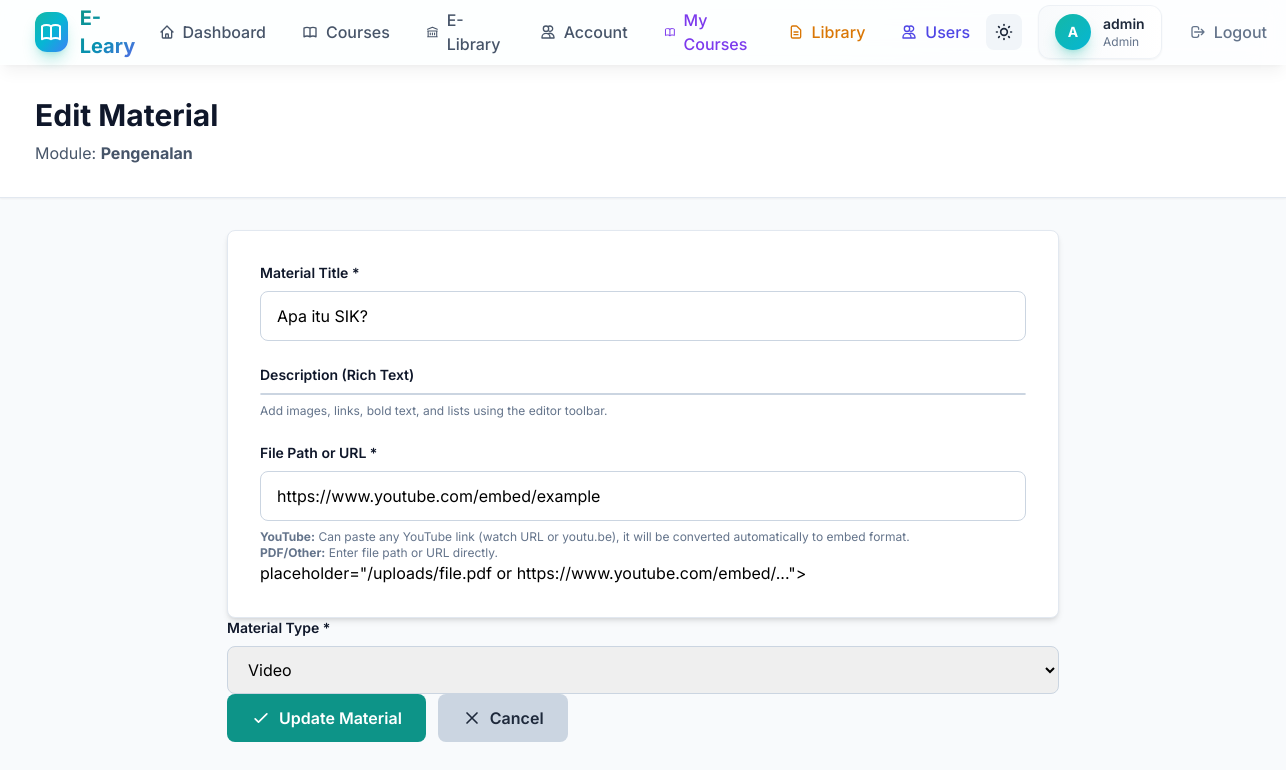
/admin/materials/1/edit (signed in), run on the app's committed database.
### models.py (models this page shows, shortened)
class User(UserMixin, db.Model):
    id = db.Column(db.Integer, primary_key=True)
    username = db.Column(db.String(120), unique=True, nullable=False, index=True)
    email = db.Column(db.String(120), unique=True, nullable=False, index=True)
    password_hash = db.Column(db.String(255), nullable=False)
    role = db.Column(db.String(20), default='user', nullable=False)  # 'admin', 'pemateri', or 'user'
    pending_role = db.Column(db.String(20), nullable=True)  # Requested role pending admin approval
    division = db.Column(db.String(100), nullable=True)  # e.g., Medical, IT, Admin, Mahasiswa/Koas
    profile_image = db.Column(db.String(255), nullable=True)  # Relative path under /uploads
    bio = db.Column(db.Text, nullable=True)
    created_at = db.Column(db.DateTime, default=datetime.utcnow)
    uploaded_books = db.relationship('LibraryBook', backref='uploader', lazy='dynamic', foreign_keys='LibraryBook.uploader_id')
    attendance_logs = db.relationship('AttendanceLog', backref='user', lazy='dynamic')
    enrollments = db.relationship('CourseEnrollment', backref='user', lazy='dynamic')
    instructed_courses = db.relationship('Course', backref='instructor_user', lazy='dynamic', foreign_keys='Course.instructor_id')
    def is_admin(self):
        return self.role == 'admin'
    def can_manage_courses(self):
        return self.role in ['admin', 'pemateri']

class CourseModule(db.Model):
    id = db.Column(db.Integer, primary_key=True)
    course_id = db.Column(db.Integer, db.ForeignKey('course.id'), nullable=False, index=True)
    title = db.Column(db.String(255), nullable=False)
    description = db.Column(db.Text, nullable=True)
    order_index = db.Column(db.Integer, default=0, nullable=False)
    created_at = db.Column(db.DateTime, default=datetime.utcnow)
    materials = db.relationship('CourseMaterial', backref='module', lazy='dynamic', cascade='all, delete-orphan')

class CourseMaterial(db.Model):
    id = db.Column(db.Integer, primary_key=True)
    module_id = db.Column(db.Integer, db.ForeignKey('course_module.id'), nullable=False, index=True)
    title = db.Column(db.String(255), nullable=False)
    description = db.Column(db.Text, nullable=True)
    file_path = db.Column(db.String(255), nullable=True)  # Path to uploaded file or external URL
    type = db.Column(db.String(50), default='pdf', nullable=False)  # 'pdf', 'video', 'assignment'
    created_at = db.Column(db.DateTime, default=datetime.utcnow)

### app/routes/admin.py (the view, shortened to what this page needs)
    @app.route('/admin/materials/<int:material_id>/edit', methods=['GET', 'POST'])
    @login_required
    @pemateri_required
    def edit_material(material_id):
        material = CourseMaterial.query.get_or_404(material_id)
        module = material.module
        course = module.course
        if not current_user.is_admin() and course.instructor_id != current_user.id:
            flash('You do not have permission to manage this course.', 'danger')
            return redirect(url_for('admin_courses'))
        return render_template('admin_edit_material.html', material=material, module=module, course=course)

### app/utils.py (called while the page is built)
def pemateri_required(f):
    @wraps(f)
    def decorated_function(*args, **kwargs):
        if not current_user.is_authenticated or not current_user.can_manage_courses():
            flash('Instructor or Admin access required.', 'danger')
            return redirect(url_for('index'))
        return f(*args, **kwargs)
    return decorated_function

### templates/admin_edit_material.html (shortened to what this page needs)
{% extends 'base.html' %}
{% block head %}
<link href="https://cdn.jsdelivr.net/npm/quill@1.3.7/dist/quill.snow.css" rel="stylesheet">
{% endblock %}
{% block content %}
<div class="min-h-screen bg-slate-50">
    <div class="bg-white border-b border-slate-200 shadow-sm">
        <div class="max-w-7xl mx-auto px-4 py-8 sm:px-6 lg:px-8">
            <h1 class="text-3xl font-bold text-slate-900">Edit Material</h1>
            <p class="mt-2 text-slate-600">Module: <strong>{{ module.title }}</strong></p>
        </div>
    </div>
    <div class="max-w-4xl mx-auto px-4 py-8 sm:px-6 lg:px-8">
        <div class="bg-white rounded-lg shadow-md p-8 border border-slate-200">
            <form method="POST" class="space-y-6">
                <div>
                    <label for="title" class="block text-sm font-semibold text-slate-900 mb-2">Material Title *</label>
                    <input type="text" id="title" name="title" required
                           value="{{ material.title }}"
                           class="w-full px-4 py-3 border border-slate-300 rounded-lg focus:outline-none focus:border-teal-600 focus:ring-2 focus:ring-teal-100"
                           placeholder="e.g., Apa itu SIK?">
                </div>
                <div>
                    <label for="description" class="block text-sm font-semibold text-slate-900 mb-2">Description (Rich Text)</label>
                    <div id="material-description-editor" class="bg-white rounded-lg border border-slate-300"></div>
                    <p class="text-xs text-slate-500 mt-2">Add images, links, bold text, and lists using the editor toolbar.</p>
                </div>
                <div>
                    <label for="file_path" class="block text-sm font-semibold text-slate-900 mb-2">File Path or URL *</label>
                    <input type="text" id="file_path" name="file_path" required
                           value="{{ material.file_path }}"
                           class="w-full px-4 py-3 border border-slate-300 rounded-lg focus:outline-none focus:border-teal-600 focus:ring-2 focus:ring-teal-100"
                           placeholder="/uploads/file.pdf or https://www.youtube.com/watch?v=...">
                    <p class="text-xs text-slate-500 mt-2">
                        <strong>YouTube:</strong> Can paste any YouTube link (watch URL or youtu.be), it will be converted automatically to embed format.
                        <br><strong>PDF/Other:</strong> Enter file path or URL directly.
                    </p>
                </div>
                           placeholder="/uploads/file.pdf or https://www.youtube.com/embed/...">
                </div>
                <div>
                    <label for="type" class="block text-sm font-semibold text-slate-900 mb-2">Material Type *</label>
                    <select id="type" name="type" required class="w-full px-4 py-3 border border-slate-300 rounded-lg focus:outline-none focus:border-teal-600 focus:ring-2 focus:ring-teal-100">
                        <option value="video" {% if material.type == 'video' %}selected{% endif %}>Video</option>
                    </select>
                </div>
                <div class="flex items-center gap-3">
                    <button type="submit" class="bg-teal-600 hover:bg-teal-700 text-white font-semibold py-3 px-6 rounded-lg transition-colors flex items-center gap-2">
                        <svg class="w-5 h-5" fill="none" stroke="currentColor" viewBox="0 0 24 24">
                            <path stroke-linecap="round" stroke-linejoin="round" stroke-width="2" d="M5 13l4 4L19 7"/>
                        </svg>
                        Update Material
                    </button>
                    <a href="{{ url_for('manage_materials', module_id=module.id) }}"
                       class="bg-slate-300 hover:bg-slate-400 text-slate-800 font-semibold py-3 px-6 rounded-lg transition-colors flex items-center gap-2">
                        <svg class="w-5 h-5" fill="none" stroke="currentColor" viewBox="0 0 24 24">
                            <path stroke-linecap="round" stroke-linejoin="round" stroke-width="2" d="M6 18L18 6M6 6l12 12"/>
                        </svg>
                        Cancel
                    </a>
                </div>
        </div>
    </div>
{% endblock %}

### templates/base.html (shortened to what this page needs)
<!DOCTYPE html>
<html lang="en" id="html-root">
<head>
    <script src="https://cdn.tailwindcss.com"></script>
    {% block head %}{% endblock %}
</head>
<body class="bg-gradient-mesh min-h-screen dark:bg-slate-900 dark:text-slate-100">
    <nav class="glass dark:glass-dark border-b border-white/20 dark:border-slate-700 sticky top-0 z-40 shadow-lg shadow-black/5">
        <div class="max-w-7xl mx-auto px-4 sm:px-6 lg:px-8">
            <div class="flex justify-between items-center h-16">
                <div class="flex items-center gap-3">
                    <div class="w-10 h-10 bg-gradient-to-br from-teal-500 via-cyan-500 to-blue-500 rounded-xl flex items-center justify-center shadow-lg shadow-teal-500/30 animate-pulse-slow">
                    </div>
                    <span class="text-xl font-bold gradient-text">E-Leary</span>
                </div>
                {% if current_user.is_authenticated %}
                    <div class="hidden md:flex items-center gap-1">
                        <a href="{{ url_for('index') }}" class="px-4 py-2 rounded-lg text-slate-600 dark:text-slate-300 hover:text-teal-600 dark:hover:text-teal-400 hover:bg-teal-50 dark:hover:bg-slate-700 font-medium transition-all duration-200">
                            <span class="flex items-center gap-2">
                                <svg class="w-4 h-4" fill="none" stroke="currentColor" viewBox="0 0 24 24"><path stroke-linecap="round" stroke-linejoin="round" stroke-width="2" d="M3 12l2-2m0 0l7-7 7 7M5 10v10a1 1 0 001 1h3m10-11l2 2m-2-2v10a1 1 0 01-1 1h-3m-6 0a1 1 0 001-1v-4a1 1 0 011-1h2a1 1 0 011 1v4a1 1 0 001 1m-6 0h6"/></svg>
                                Dashboard
                            </span>
                        </a>
                        <a href="{{ url_for('courses') }}" class="px-4 py-2 rounded-lg text-slate-600 dark:text-slate-300 hover:text-teal-600 dark:hover:text-teal-400 hover:bg-teal-50 dark:hover:bg-slate-700 font-medium transition-all duration-200">
                            <span class="flex items-center gap-2">
                                Courses
                            </span>
                        </a>
                        <a href="{{ url_for('library') }}" class="px-4 py-2 rounded-lg text-slate-600 dark:text-slate-300 hover:text-teal-600 dark:hover:text-teal-400 hover:bg-teal-50 dark:hover:bg-slate-700 font-medium transition-all duration-200">
                            <span class="flex items-center gap-2">
                                <svg class="w-4 h-4" fill="none" stroke="currentColor" viewBox="0 0 24 24"><path stroke-linecap="round" stroke-linejoin="round" stroke-width="2" d="M8 14v3m4-3v3m4-3v3M3 21h18M3 10h18M3 7l9-4 9 4M4 10h16v11H4V10z"/></svg>
                                E-Library
                            </span>
                        </a>
                        <a href="{{ url_for('account_settings') }}" class="px-4 py-2 rounded-lg text-slate-600 dark:text-slate-300 hover:text-teal-600 dark:hover:text-teal-400 hover:bg-teal-50 dark:hover:bg-slate-700 font-medium transition-all duration-200">
                            <span class="flex items-center gap-2">
                                <svg class="w-4 h-4" fill="none" stroke="currentColor" viewBox="0 0 24 24"><path stroke-linecap="round" stroke-linejoin="round" stroke-width="2" d="M12 4.354a4 4 0 110 5.292M15 21H3v-1a6 6 0 0112 0v1zm0 0h6v-1a6 6 0 00-9-5.197M13 7a4 4 0 11-8 0 4 4 0 018 0z"/></svg>
                                Account
                            </span>
                        </a>
                        {% if current_user.can_manage_courses() %}
                            <a href="{{ url_for('admin_courses') }}" class="px-4 py-2 rounded-lg text-violet-600 dark:text-violet-400 hover:text-violet-700 dark:hover:text-violet-300 hover:bg-violet-50 dark:hover:bg-slate-700 font-medium transition-all duration-200">
                                <span class="flex items-center gap-2">
                                    My Courses
                                </span>
                            </a>
                        {% endif %}
                        {% if current_user.is_admin() %}
                            <a href="{{ url_for('admin_approvals') }}" class="px-4 py-2 rounded-lg text-amber-600 dark:text-amber-400 hover:text-amber-700 dark:hover:text-amber-300 hover:bg-amber-50 dark:hover:bg-slate-700 font-medium transition-all duration-200">
                                <span class="flex items-center gap-2">
                                    <svg class="w-4 h-4" fill="none" stroke="currentColor" viewBox="0 0 24 24"><path stroke-linecap="round" stroke-linejoin="round" stroke-width="2" d="M9 12h6m-6 4h6m2 5H7a2 2 0 01-2-2V5a2 2 0 012-2h5.586a1 1 0 01.707.293l5.414 5.414a1 1 0 01.293.707V19a2 2 0 01-2 2z"/></svg>
                                    Library
                                </span>
                            </a>
                            <a href="{{ url_for('admin_users') }}" class="px-4 py-2 rounded-lg text-indigo-600 dark:text-indigo-400 hover:text-indigo-700 dark:hover:text-indigo-300 hover:bg-indigo-50 dark:hover:bg-slate-700 font-medium transition-all duration-200">
                                <span class="flex items-center gap-2">
                                    <svg class="w-4 h-4" fill="none" stroke="currentColor" viewBox="0 0 24 24"><path stroke-linecap="round" stroke-linejoin="round" stroke-width="2" d="M12 4.354a4 4 0 110 5.292M15 21H3v-1a6 6 0 0112 0v1zm0 0h6v-1a6 6 0 00-9-5.197M13 7a4 4 0 11-8 0 4 4 0 018 0z"/></svg>
                                    Users
                                </span>
                            </a>
                        {% endif %}
                    </div>
                    <div class="flex items-center gap-4">
                        <button id="darkModeToggle" class="p-2 rounded-lg bg-slate-100 dark:bg-slate-700 hover:bg-slate-200 dark:hover:bg-slate-600 transition-colors" title="Toggle dark mode">
                        </button>
                        <div class="hidden sm:flex items-center gap-3 bg-gradient-to-r from-slate-50 to-white dark:from-slate-800 dark:to-slate-700 px-4 py-2 rounded-xl border border-slate-200/50 dark:border-slate-600 shadow-sm">
                            {% if current_user.profile_image %}
                                <img src="{{ url_for('uploaded_file', filename=current_user.profile_image) }}" alt="Profile" class="w-9 h-9 rounded-full object-cover border border-teal-500/30" />
                            {% else %}
                                <div class="w-9 h-9 bg-gradient-to-br from-teal-500 to-cyan-500 rounded-full flex items-center justify-center text-white font-bold text-sm shadow-lg shadow-teal-500/30">
                                    {{ current_user.username[0].upper() }}
                                </div>
                            {% endif %}
                            <div>
                                <p class="text-sm font-semibold text-slate-800 dark:text-slate-100">{{ current_user.username }}</p>
                                <p class="text-xs text-slate-500 dark:text-slate-400 capitalize">{{ current_user.role }}</p>
                            </div>
                        </div>
                        <a href="{{ url_for('logout') }}" class="flex items-center gap-2 text-slate-500 dark:text-slate-400 hover:text-red-500 dark:hover:text-red-400 font-medium transition-colors px-3 py-2 rounded-lg hover:bg-red-50 dark:hover:bg-red-900/20">
                            <svg class="w-4 h-4" fill="none" stroke="currentColor" viewBox="0 0 24 24"><path stroke-linecap="round" stroke-linejoin="round" stroke-width="2" d="M17 16l4-4m0 0l-4-4m4 4H7m6 4v1a3 3 0 01-3 3H6a3 3 0 01-3-3V7a3 3 0 013-3h4a3 3 0 013 3v1"/></svg>
                            <span class="hidden sm:inline">Logout</span>
                        </a>
                    </div>
                {% endif %}
            </div>
        </div>
    </nav>
    <main class="page-enter">
        {% block content %}{% endblock %}
    </main>
</body>
</html>

### templates/base.html (style rules this page uses)
body { font-family: 'Inter', -apple-system, BlinkMacSystemFont, 'Segoe UI', sans-serif; }
.glass { background: rgba(255, 255, 255, 0.85); backdrop-filter: blur(10px); -webkit-backdrop-filter: blur(10px); }
.gradient-text { background: linear-gradient(135deg, #0d9488 0%, #0891b2 50%, #6366f1 100%); -webkit-background-clip: text; -webkit-text-fill-color: transparent; background-clip: text; }
.page-enter { animation: slideUp 0.4s ease-out; }
.bg-gradient-mesh { background: linear-gradient(135deg, #f0fdfa 0%, #f0f9ff 50%, #faf5ff 100%); }

### data on the page
User: username "A", username "admin", role "Admin"
CourseModule: title "Pengenalan"
CourseMaterial: title "Apa itu SIK?", file_path "https://www.youtube.com/embed/example", type "Video"
